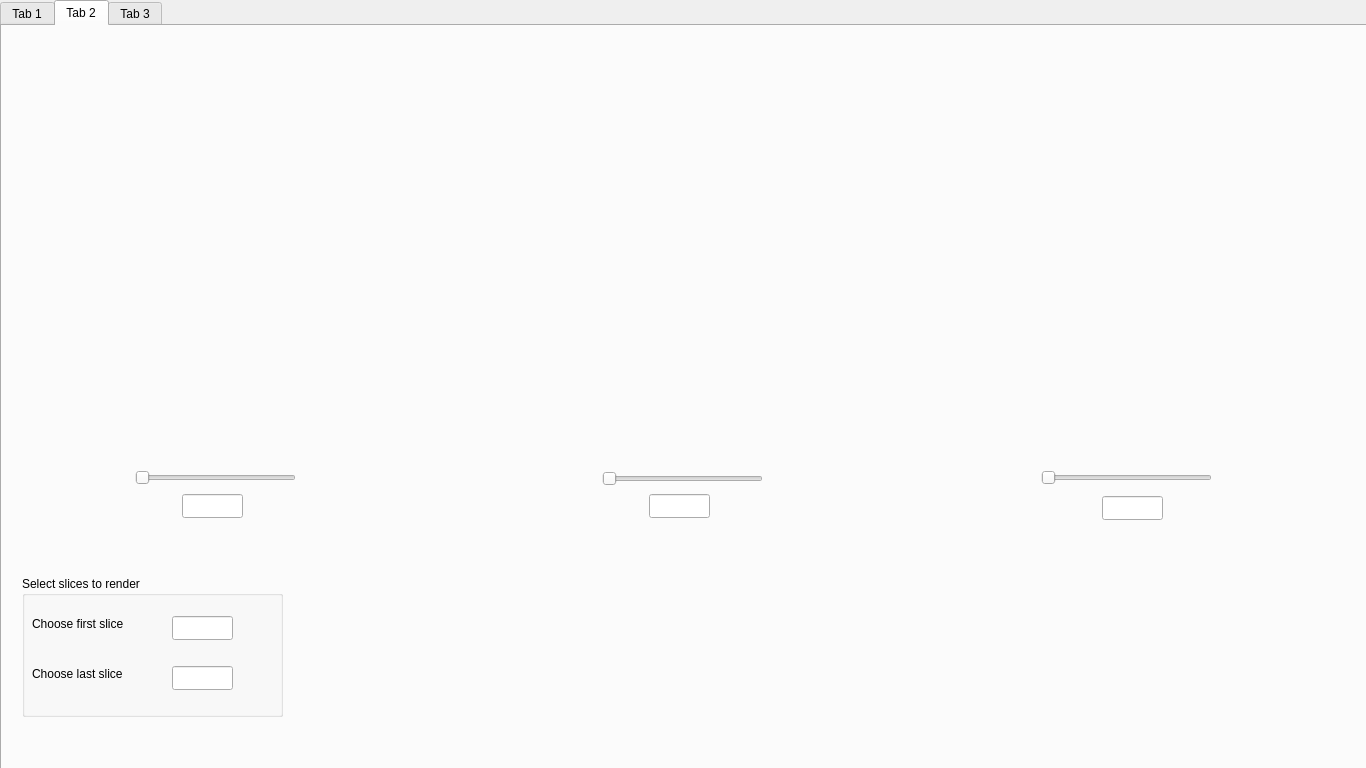
<?xml version="1.0" encoding="UTF-8"?>
<ui version="4.0">
 <class>MyMesh</class>
 <widget class="QWidget" name="MyMesh">
  <property name="geometry">
   <rect>
    <x>0</x>
    <y>0</y>
    <width>1366</width>
    <height>768</height>
   </rect>
  </property>
  <property name="windowTitle">
   <string>MyMesh</string>
  </property>
  <widget class="QTabWidget" name="tabWidget">
   <property name="geometry">
    <rect>
     <x>0</x>
     <y>0</y>
     <width>1975</width>
     <height>771</height>
    </rect>
   </property>
   <property name="currentIndex">
    <number>1</number>
   </property>
   <widget class="QWidget" name="tab">
    <attribute name="title">
     <string>Tab 1</string>
    </attribute>
    <widget class="QPushButton" name="btn_import">
     <property name="geometry">
      <rect>
       <x>740</x>
       <y>30</y>
       <width>80</width>
       <height>25</height>
      </rect>
     </property>
     <property name="text">
      <string>Import</string>
     </property>
    </widget>
    <widget class="QLineEdit" name="lne_import">
     <property name="geometry">
      <rect>
       <x>140</x>
       <y>30</y>
       <width>561</width>
       <height>24</height>
      </rect>
     </property>
    </widget>
    <widget class="QGroupBox" name="groupBox">
     <property name="geometry">
      <rect>
       <x>10</x>
       <y>120</y>
       <width>1011</width>
       <height>611</height>
      </rect>
     </property>
     <property name="title">
      <string>Image processing</string>
     </property>
     <widget class="QLabel" name="lbl_sampleImg">
      <property name="geometry">
       <rect>
        <x>530</x>
        <y>150</y>
        <width>471</width>
        <height>451</height>
       </rect>
      </property>
      <property name="text">
       <string/>
      </property>
     </widget>
     <widget class="QLineEdit" name="lne_theshold">
      <property name="geometry">
       <rect>
        <x>40</x>
        <y>70</y>
        <width>71</width>
        <height>21</height>
       </rect>
      </property>
     </widget>
     <widget class="QLabel" name="label_7">
      <property name="geometry">
       <rect>
        <x>10</x>
        <y>40</y>
        <width>71</width>
        <height>16</height>
       </rect>
      </property>
      <property name="text">
       <string>Theshold</string>
      </property>
     </widget>
     <widget class="QLabel" name="lbl_histogram">
      <property name="geometry">
       <rect>
        <x>10</x>
        <y>170</y>
        <width>511</width>
        <height>431</height>
       </rect>
      </property>
      <property name="text">
       <string/>
      </property>
     </widget>
    </widget>
    <widget class="QSlider" name="hsd_red">
     <property name="geometry">
      <rect>
       <x>1209</x>
       <y>473</y>
       <width>84</width>
       <height>18</height>
      </rect>
     </property>
     <property name="orientation">
      <enum>Qt::Horizontal</enum>
     </property>
    </widget>
    <widget class="QLabel" name="label_2">
     <property name="geometry">
      <rect>
       <x>1162</x>
       <y>471</y>
       <width>22</width>
       <height>16</height>
      </rect>
     </property>
     <property name="text">
      <string>Red</string>
     </property>
    </widget>
    <widget class="QLineEdit" name="lne_red">
     <property name="geometry">
      <rect>
       <x>1300</x>
       <y>470</y>
       <width>31</width>
       <height>24</height>
      </rect>
     </property>
     <property name="readOnly">
      <bool>true</bool>
     </property>
    </widget>
    <widget class="QSlider" name="hsd_green">
     <property name="geometry">
      <rect>
       <x>1209</x>
       <y>513</y>
       <width>84</width>
       <height>18</height>
      </rect>
     </property>
     <property name="orientation">
      <enum>Qt::Horizontal</enum>
     </property>
    </widget>
    <widget class="QLineEdit" name="lne_green">
     <property name="geometry">
      <rect>
       <x>1300</x>
       <y>510</y>
       <width>31</width>
       <height>24</height>
      </rect>
     </property>
     <property name="readOnly">
      <bool>true</bool>
     </property>
    </widget>
    <widget class="QLabel" name="label_3">
     <property name="geometry">
      <rect>
       <x>1160</x>
       <y>510</y>
       <width>34</width>
       <height>16</height>
      </rect>
     </property>
     <property name="text">
      <string>Green</string>
     </property>
    </widget>
    <widget class="QSlider" name="hsd_blue">
     <property name="geometry">
      <rect>
       <x>1209</x>
       <y>553</y>
       <width>84</width>
       <height>18</height>
      </rect>
     </property>
     <property name="orientation">
      <enum>Qt::Horizontal</enum>
     </property>
    </widget>
    <widget class="QLineEdit" name="lne_blue">
     <property name="geometry">
      <rect>
       <x>1300</x>
       <y>550</y>
       <width>31</width>
       <height>24</height>
      </rect>
     </property>
     <property name="readOnly">
      <bool>true</bool>
     </property>
    </widget>
    <widget class="QLabel" name="label_4">
     <property name="geometry">
      <rect>
       <x>1160</x>
       <y>550</y>
       <width>31</width>
       <height>16</height>
      </rect>
     </property>
     <property name="text">
      <string>Blue</string>
     </property>
    </widget>
    <widget class="QScrollArea" name="scrollArea">
     <property name="geometry">
      <rect>
       <x>1020</x>
       <y>10</y>
       <width>331</width>
       <height>431</height>
      </rect>
     </property>
     <property name="widgetResizable">
      <bool>true</bool>
     </property>
     <widget class="QWidget" name="scrollAreaWidgetContents">
      <property name="geometry">
       <rect>
        <x>0</x>
        <y>0</y>
        <width>329</width>
        <height>429</height>
       </rect>
      </property>
      <widget class="QLabel" name="label">
       <property name="geometry">
        <rect>
         <x>20</x>
         <y>20</y>
         <width>91</width>
         <height>16</height>
        </rect>
       </property>
       <property name="text">
        <string>Images path</string>
       </property>
      </widget>
      <widget class="QPlainTextEdit" name="plt_images_path">
       <property name="geometry">
        <rect>
         <x>20</x>
         <y>50</y>
         <width>301</width>
         <height>71</height>
        </rect>
       </property>
       <property name="readOnly">
        <bool>true</bool>
       </property>
       <property name="plainText">
        <string/>
       </property>
       <property name="textInteractionFlags">
        <set>Qt::TextSelectableByMouse</set>
       </property>
      </widget>
      <widget class="QPlainTextEdit" name="plt_indices_path">
       <property name="geometry">
        <rect>
         <x>20</x>
         <y>160</y>
         <width>301</width>
         <height>71</height>
        </rect>
       </property>
       <property name="readOnly">
        <bool>true</bool>
       </property>
       <property name="plainText">
        <string/>
       </property>
       <property name="textInteractionFlags">
        <set>Qt::TextSelectableByMouse</set>
       </property>
      </widget>
      <widget class="QLabel" name="label_5">
       <property name="geometry">
        <rect>
         <x>20</x>
         <y>130</y>
         <width>91</width>
         <height>16</height>
        </rect>
       </property>
       <property name="text">
        <string>Indices path</string>
       </property>
      </widget>
      <widget class="QLabel" name="label_6">
       <property name="geometry">
        <rect>
         <x>20</x>
         <y>250</y>
         <width>91</width>
         <height>16</height>
        </rect>
       </property>
       <property name="text">
        <string>Vertices path</string>
       </property>
      </widget>
      <widget class="QPlainTextEdit" name="plt_vertices_path">
       <property name="geometry">
        <rect>
         <x>20</x>
         <y>280</y>
         <width>301</width>
         <height>141</height>
        </rect>
       </property>
       <property name="readOnly">
        <bool>true</bool>
       </property>
       <property name="plainText">
        <string/>
       </property>
       <property name="textInteractionFlags">
        <set>Qt::TextSelectableByMouse</set>
       </property>
      </widget>
     </widget>
    </widget>
    <widget class="QLabel" name="lbl_red">
     <property name="geometry">
      <rect>
       <x>1100</x>
       <y>470</y>
       <width>55</width>
       <height>16</height>
      </rect>
     </property>
     <property name="text">
      <string/>
     </property>
    </widget>
    <widget class="QLabel" name="lbl_green">
     <property name="geometry">
      <rect>
       <x>1100</x>
       <y>510</y>
       <width>55</width>
       <height>16</height>
      </rect>
     </property>
     <property name="text">
      <string/>
     </property>
    </widget>
    <widget class="QLabel" name="lbl_blue">
     <property name="geometry">
      <rect>
       <x>1100</x>
       <y>550</y>
       <width>55</width>
       <height>16</height>
      </rect>
     </property>
     <property name="text">
      <string/>
     </property>
    </widget>
    <widget class="QLabel" name="lbl_color">
     <property name="geometry">
      <rect>
       <x>1030</x>
       <y>470</y>
       <width>61</width>
       <height>101</height>
      </rect>
     </property>
     <property name="text">
      <string/>
     </property>
    </widget>
    <widget class="QLabel" name="label_10">
     <property name="geometry">
      <rect>
       <x>840</x>
       <y>60</y>
       <width>151</width>
       <height>21</height>
      </rect>
     </property>
     <property name="text">
      <string>Choose version to read</string>
     </property>
    </widget>
    <widget class="QSpinBox" name="spb_version">
     <property name="geometry">
      <rect>
       <x>890</x>
       <y>80</y>
       <width>46</width>
       <height>25</height>
      </rect>
     </property>
    </widget>
    <widget class="QWidget" name="layoutWidget">
     <property name="geometry">
      <rect>
       <x>1200</x>
       <y>600</y>
       <width>121</width>
       <height>121</height>
      </rect>
     </property>
     <layout class="QVBoxLayout" name="verticalLayout">
      <item>
       <widget class="QPushButton" name="btn_get_images">
        <property name="text">
         <string>Get Images</string>
        </property>
       </widget>
      </item>
      <item>
       <widget class="QPushButton" name="btn_buildModel">
        <property name="text">
         <string>Build Model</string>
        </property>
       </widget>
      </item>
      <item>
       <widget class="QPushButton" name="btn_display">
        <property name="text">
         <string>Display Model</string>
        </property>
       </widget>
      </item>
     </layout>
    </widget>
    <widget class="QWidget" name="layoutWidget">
     <property name="geometry">
      <rect>
       <x>33</x>
       <y>80</y>
       <width>397</width>
       <height>24</height>
      </rect>
     </property>
     <layout class="QHBoxLayout" name="horizontalLayout">
      <item>
       <widget class="QCheckBox" name="ckb_readImages">
        <property name="text">
         <string>Read Image files</string>
        </property>
       </widget>
      </item>
      <item>
       <widget class="QCheckBox" name="ckb_readVertex">
        <property name="text">
         <string>Read Vertex data</string>
        </property>
       </widget>
      </item>
      <item>
       <widget class="QCheckBox" name="ckb_save">
        <property name="text">
         <string>Save to clipboard</string>
        </property>
       </widget>
      </item>
     </layout>
    </widget>
   </widget>
   <widget class="QWidget" name="tab_2">
    <attribute name="title">
     <string>Tab 2</string>
    </attribute>
    <widget class="QLabel" name="lbl_1">
     <property name="geometry">
      <rect>
       <x>10</x>
       <y>10</y>
       <width>441</width>
       <height>411</height>
      </rect>
     </property>
     <property name="text">
      <string/>
     </property>
    </widget>
    <widget class="QLabel" name="lbl_2">
     <property name="geometry">
      <rect>
       <x>460</x>
       <y>10</y>
       <width>441</width>
       <height>411</height>
      </rect>
     </property>
     <property name="text">
      <string/>
     </property>
    </widget>
    <widget class="QLabel" name="lbl_3">
     <property name="geometry">
      <rect>
       <x>910</x>
       <y>10</y>
       <width>441</width>
       <height>411</height>
      </rect>
     </property>
     <property name="text">
      <string/>
     </property>
    </widget>
    <widget class="QSlider" name="hsd_1">
     <property name="geometry">
      <rect>
       <x>133</x>
       <y>443</y>
       <width>161</width>
       <height>18</height>
      </rect>
     </property>
     <property name="orientation">
      <enum>Qt::Horizontal</enum>
     </property>
    </widget>
    <widget class="QLineEdit" name="lne_1">
     <property name="geometry">
      <rect>
       <x>180</x>
       <y>468</y>
       <width>61</width>
       <height>24</height>
      </rect>
     </property>
    </widget>
    <widget class="QSlider" name="hsd_3">
     <property name="geometry">
      <rect>
       <x>1039</x>
       <y>442</y>
       <width>171</width>
       <height>20</height>
      </rect>
     </property>
     <property name="orientation">
      <enum>Qt::Horizontal</enum>
     </property>
    </widget>
    <widget class="QLineEdit" name="lne_3">
     <property name="geometry">
      <rect>
       <x>1100</x>
       <y>470</y>
       <width>61</width>
       <height>24</height>
      </rect>
     </property>
    </widget>
    <widget class="QLineEdit" name="lne_2">
     <property name="geometry">
      <rect>
       <x>647</x>
       <y>468</y>
       <width>61</width>
       <height>24</height>
      </rect>
     </property>
    </widget>
    <widget class="QSlider" name="hsd_2">
     <property name="geometry">
      <rect>
       <x>600</x>
       <y>443</y>
       <width>161</width>
       <height>20</height>
      </rect>
     </property>
     <property name="orientation">
      <enum>Qt::Horizontal</enum>
     </property>
    </widget>
    <widget class="QGroupBox" name="groupBox_2">
     <property name="geometry">
      <rect>
       <x>20</x>
       <y>550</y>
       <width>261</width>
       <height>141</height>
      </rect>
     </property>
     <property name="title">
      <string>Select slices to render</string>
     </property>
     <widget class="QLabel" name="label_9">
      <property name="geometry">
       <rect>
        <x>10</x>
        <y>90</y>
        <width>121</width>
        <height>16</height>
       </rect>
      </property>
      <property name="text">
       <string>Choose last slice</string>
      </property>
     </widget>
     <widget class="QLabel" name="label_8">
      <property name="geometry">
       <rect>
        <x>10</x>
        <y>40</y>
        <width>121</width>
        <height>16</height>
       </rect>
      </property>
      <property name="text">
       <string>Choose first slice</string>
      </property>
     </widget>
     <widget class="QLineEdit" name="lne_firstSlice">
      <property name="geometry">
       <rect>
        <x>150</x>
        <y>40</y>
        <width>61</width>
        <height>24</height>
       </rect>
      </property>
     </widget>
     <widget class="QLineEdit" name="lne_lastSlice">
      <property name="geometry">
       <rect>
        <x>150</x>
        <y>90</y>
        <width>61</width>
        <height>24</height>
       </rect>
      </property>
     </widget>
    </widget>
   </widget>
   <widget class="QWidget" name="tab_3">
    <attribute name="title">
     <string>Tab 3</string>
    </attribute>
    <widget class="QWidget" name="stl_display" native="true">
     <property name="geometry">
      <rect>
       <x>10</x>
       <y>10</y>
       <width>1341</width>
       <height>721</height>
      </rect>
     </property>
    </widget>
   </widget>
  </widget>
 </widget>
 <resources/>
 <connections/>
</ui>
